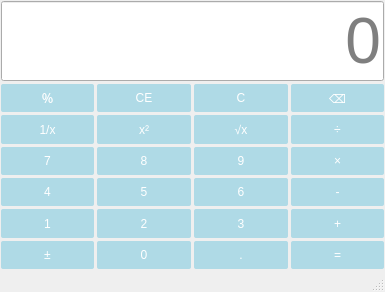
<?xml version="1.0" encoding="UTF-8"?>
<ui version="4.0">
 <class>MainWindow</class>
 <widget class="QMainWindow" name="MainWindow">
  <property name="geometry">
   <rect>
    <x>0</x>
    <y>0</y>
    <width>385</width>
    <height>292</height>
   </rect>
  </property>
  <property name="sizePolicy">
   <sizepolicy hsizetype="Minimum" vsizetype="Minimum">
    <horstretch>0</horstretch>
    <verstretch>0</verstretch>
   </sizepolicy>
  </property>
  <property name="windowTitle">
   <string>MainWindow</string>
  </property>
  <property name="styleSheet">
   <string notr="true">QPushButton{
   background-color: rgb(175,218,230);
   front-size: 60pt;
   color: white;
   border-radius: 2px;
}

QPushButton:hover{
   background-color:rgb(251,241,215);
   color: black;
}

QPushButton:pressed{
   background-color: rgb(164,224,198);
   color: black;
}

QLineEdit{
    font-size: 48pt;
}</string>
  </property>
  <widget class="QWidget" name="centralwidget">
   <layout class="QVBoxLayout" name="verticalLayout">
    <property name="spacing">
     <number>3</number>
    </property>
    <property name="leftMargin">
     <number>1</number>
    </property>
    <property name="topMargin">
     <number>1</number>
    </property>
    <property name="rightMargin">
     <number>1</number>
    </property>
    <property name="bottomMargin">
     <number>1</number>
    </property>
    <item>
     <layout class="QGridLayout" name="gridLayout">
      <item row="1" column="0">
       <widget class="QPushButton" name="btnPercentage">
        <property name="sizePolicy">
         <sizepolicy hsizetype="Minimum" vsizetype="Minimum">
          <horstretch>0</horstretch>
          <verstretch>0</verstretch>
         </sizepolicy>
        </property>
        <property name="text">
         <string>％</string>
        </property>
       </widget>
      </item>
      <item row="6" column="3">
       <widget class="QPushButton" name="btnEqual">
        <property name="sizePolicy">
         <sizepolicy hsizetype="Minimum" vsizetype="Minimum">
          <horstretch>0</horstretch>
          <verstretch>0</verstretch>
         </sizepolicy>
        </property>
        <property name="text">
         <string>=</string>
        </property>
       </widget>
      </item>
      <item row="2" column="1">
       <widget class="QPushButton" name="btnSquare">
        <property name="sizePolicy">
         <sizepolicy hsizetype="Minimum" vsizetype="Minimum">
          <horstretch>0</horstretch>
          <verstretch>0</verstretch>
         </sizepolicy>
        </property>
        <property name="text">
         <string>x²</string>
        </property>
       </widget>
      </item>
      <item row="6" column="1">
       <widget class="QPushButton" name="btnNum0">
        <property name="sizePolicy">
         <sizepolicy hsizetype="Minimum" vsizetype="Minimum">
          <horstretch>0</horstretch>
          <verstretch>0</verstretch>
         </sizepolicy>
        </property>
        <property name="text">
         <string>0</string>
        </property>
       </widget>
      </item>
      <item row="2" column="2">
       <widget class="QPushButton" name="btnSqrt">
        <property name="sizePolicy">
         <sizepolicy hsizetype="Minimum" vsizetype="Minimum">
          <horstretch>0</horstretch>
          <verstretch>0</verstretch>
         </sizepolicy>
        </property>
        <property name="text">
         <string>√x</string>
        </property>
       </widget>
      </item>
      <item row="5" column="0">
       <widget class="QPushButton" name="btnNum1">
        <property name="sizePolicy">
         <sizepolicy hsizetype="Minimum" vsizetype="Minimum">
          <horstretch>0</horstretch>
          <verstretch>0</verstretch>
         </sizepolicy>
        </property>
        <property name="text">
         <string>1</string>
        </property>
       </widget>
      </item>
      <item row="4" column="0">
       <widget class="QPushButton" name="btnNum4">
        <property name="sizePolicy">
         <sizepolicy hsizetype="Minimum" vsizetype="Minimum">
          <horstretch>0</horstretch>
          <verstretch>0</verstretch>
         </sizepolicy>
        </property>
        <property name="text">
         <string>4</string>
        </property>
       </widget>
      </item>
      <item row="4" column="2">
       <widget class="QPushButton" name="btnNum6">
        <property name="sizePolicy">
         <sizepolicy hsizetype="Minimum" vsizetype="Minimum">
          <horstretch>0</horstretch>
          <verstretch>0</verstretch>
         </sizepolicy>
        </property>
        <property name="text">
         <string>6</string>
        </property>
       </widget>
      </item>
      <item row="0" column="0" colspan="4">
       <widget class="QLineEdit" name="display">
        <property name="sizePolicy">
         <sizepolicy hsizetype="Expanding" vsizetype="Preferred">
          <horstretch>0</horstretch>
          <verstretch>0</verstretch>
         </sizepolicy>
        </property>
        <property name="alignment">
         <set>Qt::AlignRight|Qt::AlignTrailing|Qt::AlignVCenter</set>
        </property>
        <property name="placeholderText">
         <string>0</string>
        </property>
       </widget>
      </item>
      <item row="2" column="3">
       <widget class="QPushButton" name="btnDivide">
        <property name="sizePolicy">
         <sizepolicy hsizetype="Minimum" vsizetype="Minimum">
          <horstretch>0</horstretch>
          <verstretch>0</verstretch>
         </sizepolicy>
        </property>
        <property name="text">
         <string>÷</string>
        </property>
       </widget>
      </item>
      <item row="5" column="2">
       <widget class="QPushButton" name="btnNum3">
        <property name="sizePolicy">
         <sizepolicy hsizetype="Minimum" vsizetype="Minimum">
          <horstretch>0</horstretch>
          <verstretch>0</verstretch>
         </sizepolicy>
        </property>
        <property name="text">
         <string>3</string>
        </property>
       </widget>
      </item>
      <item row="1" column="3">
       <widget class="QPushButton" name="btnDel">
        <property name="sizePolicy">
         <sizepolicy hsizetype="Minimum" vsizetype="Minimum">
          <horstretch>0</horstretch>
          <verstretch>0</verstretch>
         </sizepolicy>
        </property>
        <property name="text">
         <string>⌫</string>
        </property>
       </widget>
      </item>
      <item row="1" column="1">
       <widget class="QPushButton" name="btnClearAll">
        <property name="sizePolicy">
         <sizepolicy hsizetype="Minimum" vsizetype="Minimum">
          <horstretch>0</horstretch>
          <verstretch>0</verstretch>
         </sizepolicy>
        </property>
        <property name="text">
         <string>CE</string>
        </property>
       </widget>
      </item>
      <item row="5" column="3">
       <widget class="QPushButton" name="btnPlus">
        <property name="sizePolicy">
         <sizepolicy hsizetype="Minimum" vsizetype="Minimum">
          <horstretch>0</horstretch>
          <verstretch>0</verstretch>
         </sizepolicy>
        </property>
        <property name="text">
         <string>+</string>
        </property>
       </widget>
      </item>
      <item row="3" column="1">
       <widget class="QPushButton" name="btnNum8">
        <property name="sizePolicy">
         <sizepolicy hsizetype="Minimum" vsizetype="Minimum">
          <horstretch>0</horstretch>
          <verstretch>0</verstretch>
         </sizepolicy>
        </property>
        <property name="text">
         <string>8</string>
        </property>
       </widget>
      </item>
      <item row="6" column="0">
       <widget class="QPushButton" name="btnSign">
        <property name="sizePolicy">
         <sizepolicy hsizetype="Minimum" vsizetype="Minimum">
          <horstretch>0</horstretch>
          <verstretch>0</verstretch>
         </sizepolicy>
        </property>
        <property name="text">
         <string>±</string>
        </property>
       </widget>
      </item>
      <item row="2" column="0">
       <widget class="QPushButton" name="btnInverse">
        <property name="sizePolicy">
         <sizepolicy hsizetype="Minimum" vsizetype="Minimum">
          <horstretch>0</horstretch>
          <verstretch>0</verstretch>
         </sizepolicy>
        </property>
        <property name="text">
         <string>1/x</string>
        </property>
       </widget>
      </item>
      <item row="3" column="2">
       <widget class="QPushButton" name="btnNum9">
        <property name="sizePolicy">
         <sizepolicy hsizetype="Minimum" vsizetype="Minimum">
          <horstretch>0</horstretch>
          <verstretch>0</verstretch>
         </sizepolicy>
        </property>
        <property name="text">
         <string>9</string>
        </property>
       </widget>
      </item>
      <item row="5" column="1">
       <widget class="QPushButton" name="btnNum2">
        <property name="sizePolicy">
         <sizepolicy hsizetype="Minimum" vsizetype="Minimum">
          <horstretch>0</horstretch>
          <verstretch>0</verstretch>
         </sizepolicy>
        </property>
        <property name="text">
         <string>2</string>
        </property>
       </widget>
      </item>
      <item row="4" column="3">
       <widget class="QPushButton" name="btnMinus">
        <property name="sizePolicy">
         <sizepolicy hsizetype="Minimum" vsizetype="Minimum">
          <horstretch>0</horstretch>
          <verstretch>0</verstretch>
         </sizepolicy>
        </property>
        <property name="text">
         <string>-</string>
        </property>
       </widget>
      </item>
      <item row="6" column="2">
       <widget class="QPushButton" name="btnPeriod">
        <property name="sizePolicy">
         <sizepolicy hsizetype="Minimum" vsizetype="Minimum">
          <horstretch>0</horstretch>
          <verstretch>0</verstretch>
         </sizepolicy>
        </property>
        <property name="text">
         <string>.</string>
        </property>
       </widget>
      </item>
      <item row="3" column="0">
       <widget class="QPushButton" name="btnNum7">
        <property name="sizePolicy">
         <sizepolicy hsizetype="Minimum" vsizetype="Minimum">
          <horstretch>0</horstretch>
          <verstretch>0</verstretch>
         </sizepolicy>
        </property>
        <property name="text">
         <string>7</string>
        </property>
       </widget>
      </item>
      <item row="1" column="2">
       <widget class="QPushButton" name="btnClear">
        <property name="sizePolicy">
         <sizepolicy hsizetype="Minimum" vsizetype="Minimum">
          <horstretch>0</horstretch>
          <verstretch>0</verstretch>
         </sizepolicy>
        </property>
        <property name="text">
         <string>C</string>
        </property>
       </widget>
      </item>
      <item row="3" column="3">
       <widget class="QPushButton" name="btnMultiple">
        <property name="sizePolicy">
         <sizepolicy hsizetype="Minimum" vsizetype="Minimum">
          <horstretch>0</horstretch>
          <verstretch>0</verstretch>
         </sizepolicy>
        </property>
        <property name="text">
         <string>×</string>
        </property>
       </widget>
      </item>
      <item row="4" column="1">
       <widget class="QPushButton" name="btnNum5">
        <property name="sizePolicy">
         <sizepolicy hsizetype="Minimum" vsizetype="Minimum">
          <horstretch>0</horstretch>
          <verstretch>0</verstretch>
         </sizepolicy>
        </property>
        <property name="text">
         <string>5</string>
        </property>
       </widget>
      </item>
     </layout>
    </item>
   </layout>
  </widget>
  <widget class="QMenuBar" name="menubar">
   <property name="geometry">
    <rect>
     <x>0</x>
     <y>0</y>
     <width>385</width>
     <height>21</height>
    </rect>
   </property>
  </widget>
  <widget class="QStatusBar" name="statusbar"/>
 </widget>
 <resources/>
 <connections/>
</ui>
